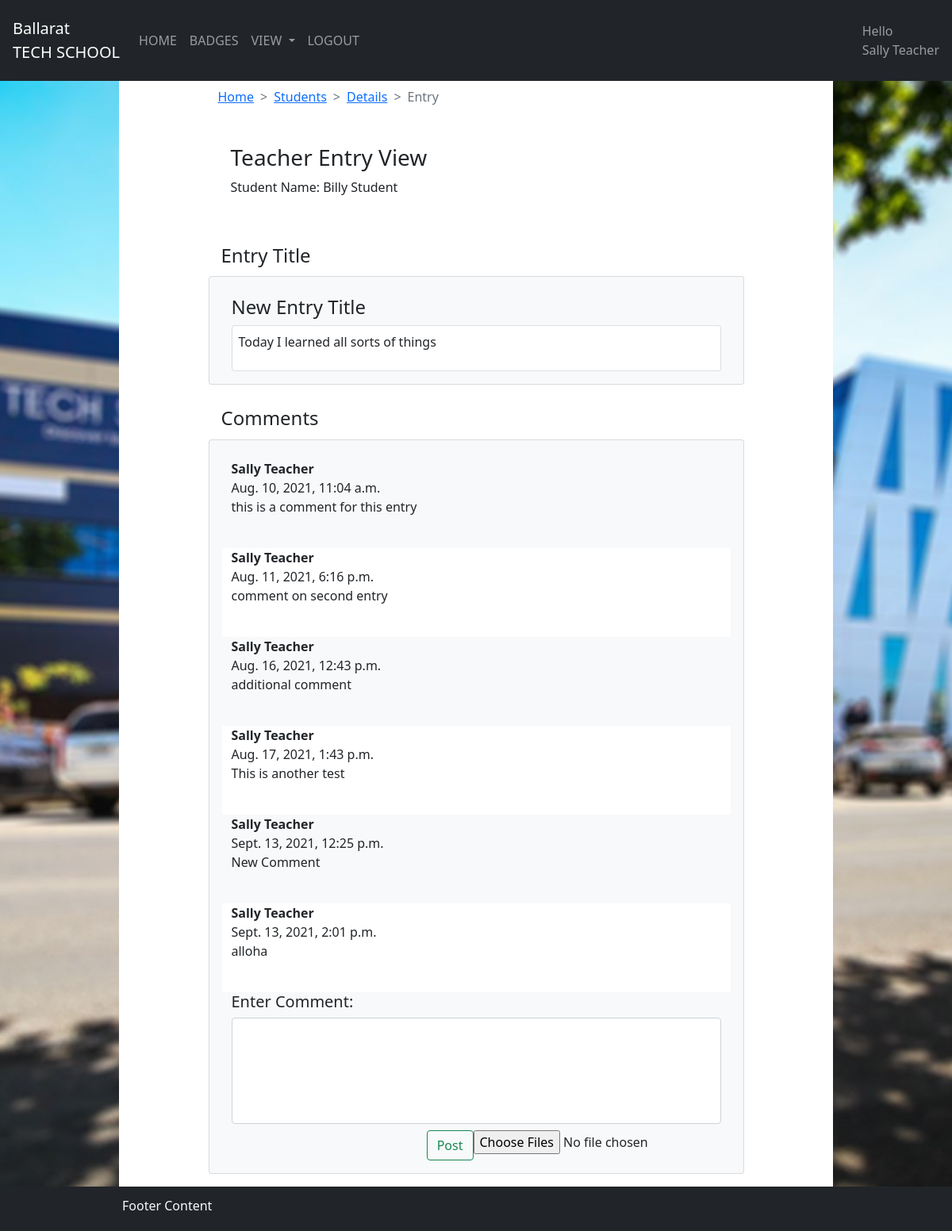
Page /teacher/entry/1/ (signed in) on the committed database.
### entry/models.py (models this page shows, shortened)
class Entry(models.Model):
	entry_id = models.BigAutoField(primary_key=True)
	entry_title = models.TextField(max_length=100) # the title of the entry with a text limit of 100
	entry_content = models.TextField(max_length=500) # the actual content of the entry field with a text limit of 500
	entry_date = models.DateTimeField(auto_now=True) # the time that the entry was created
	report_id = models.ForeignKey(Report, on_delete=models.CASCADE)

### report/models.py (models this page shows)
class Report(models.Model):
	report_id = models.BigAutoField(primary_key=True)
	report_title = models.TextField(max_length=100)
	student_id = models.ForeignKey(User, on_delete=models.CASCADE)
	report_active = models.BooleanField(default=False)
	report_additional_comment = models.TextField(max_length=1000, null=True, blank=True)
	report_start_date = models.DateField()
	report_end_date = models.DateField()

### comment/models.py (models this page shows)
class Comment(models.Model):
	comment_id = models.BigAutoField(primary_key=True)
	comment_text = models.TextField(max_length=300)
	comment_date = models.DateTimeField(auto_now=True)
	entry_id = models.ForeignKey(Entry, on_delete=models.CASCADE)
	staff_id = models.ForeignKey(User, on_delete=models.CASCADE)

### login/decorators.py (the view, shortened to what this page needs)
		def wrapper_func(request, *args, **kwargs):
			return view_func(request, *args, **kwargs)

### comment/forms.py
class RawCommentForm(forms.Form):
	comment_text = forms.CharField(widget=forms.Textarea(attrs={'rows':5, 'cols':80, 'class': "form-control", 'style': 'resize: none'}))

### templates/teacher_entry.html (shortened to what this page needs)
{% extends 'teacher_base.html'%}
{% block content %}
<div class="bg-white text-dark w-75">
	<div class='d-flex justify-content-center'>
		<div class="w-75 mb-2 mt-2 text-dark ">
			<div class='container'>
					<nav style="--bs-breadcrumb-divider: '>';" aria-label="breadcrumb">
					<ol class="breadcrumb">
						<li class="breadcrumb-item"><a href="/teacher">Home</a></li>
			    		<li class="breadcrumb-item"><a href="/teacher/student/">Students</a></li>
			    		<li class="breadcrumb-item"><a href="/teacher/student/{{query_set.report_id.student_id.id}}">Details</a></li>
			    		<li class="breadcrumb-item active" aria-current="page">Entry</li>
					</ol>
				</nav>
			</div>
		</div>
	</div>
	<div class='d-flex justify-content-center'>
		<div class="p-3 mb-3 w-75  text-dark ">
			<div class='container'>
				<div class="pt-2 row justify-content-md-center">
					<h3>Teacher Entry View</h3>
					<p>Student Name: {{ query_set.report_id.student_id.first_name }} {{ query_set.report_id.student_id.last_name }}</p>
				</div>
			</div>
		</div>
	</div>
	<div class='d-flex justify-content-center'>
		<div class="p-1 mt-2 w-75 text-dark">
			<div class='container'>
				<h4>Entry Title</h4>
			</div>
		</div>
	</div>
	<div class='d-flex justify-content-center'>
		<div class="p-3 mb-3 w-75 card bg-light text-dark ">
			<div class='container'>
				<div class="pt-2 row justify-content-md-center">
					<div class='container'>
						<h4>{{ query_set.entry_title}}</h4>
						<div class='bg-white p-2 card'>
							<p>{{ query_set.entry_content }}</p>
						</div>
					</div>
				</div>
			</div>
		</div>
	</div>
	<div class='d-flex justify-content-center'>
		<div class="p-1 mt-2 w-75 text-dark">
			<div class='container'>
				<h4>Comments</h4>
			</div>
		</div>
	</div>
	<div class='d-flex justify-content-center'>
		<div class="p-3 mb-3 w-75 card bg-light text-dark ">
			<div class='container'>
				<div class="pt-2 row justify-content-md-center">
					{% if comment_set == '' %}
						<p>There are no comments at this time</p>
					{% else %}
						{% for comment in comment_set %}
							{% if forloop.counter0|divisibleby:2 %}
								<div class="comments">
									<p><b>{{ comment.comment.staff_id.first_name }} {{ comment.comment.staff_id.last_name }}</b></br>
									{{ comment.comment.comment_date }}</br>
									{{ comment.comment.comment_text }}</p></br>
								</div>
							{% else %}
								<div class="comments bg-white">
									<p><b>{{ comment.comment.staff_id.first_name }} {{ comment.comment.staff_id.last_name }}</b></br>
									{{ comment.comment.comment_date }}</br>
									{{ comment.comment.comment_text }}</p></br>
								</div>
							{% endif %}
						{% endfor %}
					{% endif %}
					<h5>Enter Comment:</h5>
					<form action='/teacher/entry/{{ query_set.entry_id }}/create/' method='POST' enctype="multipart/form-data">{% csrf_token %}
						{{ form.comment_text }}
						<div class='pt-2 d-flex justify-content-end'>
							<button type="submit" class="btn btn-outline-success">Post</button>
							<input type="file" multiple name="images">
						</div>
					</form>
				</div>
			</div>
		</div>
	</div>
</div>
{% endblock %}

### templates/teacher_header.html (shortened to what this page needs)
{% load static %}
<body>
<nav class="navbar navbar-expand-lg navbar-dark bg-dark p-3">
  <a class="navbar-brand" href="/teacher">Ballarat </br> TECH SCHOOL</a>
  <div class="collapse navbar-collapse" id="navbarSupportedContent">
    <ul class="navbar-nav">
      <li class="nav-item">
          <a class="nav-link" href="/teacher">HOME</a>
      </li>
      <li class="nav-item">
          <a class="nav-link" href="/teacher/badge">BADGES</a>
      </li>
      <li class="nav-item dropdown">
          <a class="nav-link dropdown-toggle" href="#" id="navbarDropdown" role="button" data-toggle="dropdown" aria-haspopup="true" aria-expanded="false">
            VIEW
          </a>
      </li>
      <li class="nav-item">
          <a class="nav-link" href="/logout/">LOGOUT</a>
      </li>
    </ul>
  </div>
  <div class='d-flex justify-content-end'>
        <span class="navbar-text">
          Hello</br> {{ request.user.first_name }} {{ request.user.last_name }}
        </span>
    </div>
</nav>

### rows in the picture
Entry: report_id.student_id.first_name "Billy", report_id.student_id.last_name "Student", entry_title "New Entry Title", entry_content "Today I learned all sorts of things"
Comment: comment.staff_id.first_name "Sally", comment.staff_id.last_name "Teacher", comment.comment_date "Aug. 10, 2021, 11:04 a.m.", comment.comment_text "this is a comment for this entry"
Comment: comment.staff_id.first_name "Sally", comment.staff_id.last_name "Teacher", comment.comment_date "Aug. 11, 2021, 6:16 p.m.", comment.comment_text "comment on second entry"
Comment: comment.staff_id.first_name "Sally", comment.staff_id.last_name "Teacher", comment.comment_date "Aug. 16, 2021, 12:43 p.m.", comment.comment_text "additional comment"
Comment: comment.staff_id.first_name "Sally", comment.staff_id.last_name "Teacher", comment.comment_date "Aug. 17, 2021, 1:43 p.m.", comment.comment_text "This is another test"
Comment: comment.staff_id.first_name "Sally", comment.staff_id.last_name "Teacher", comment.comment_date "Sept. 13, 2021, 12:25 p.m.", comment.comment_text "New Comment"
Comment: comment.staff_id.first_name "Sally", comment.staff_id.last_name "Teacher", comment.comment_date "Sept. 13, 2021, 2:01 p.m.", comment.comment_text "alloha"

### other values in the picture
{{ request.user.first_name }} "Sally"
{{ request.user.last_name }} "Teacher"
